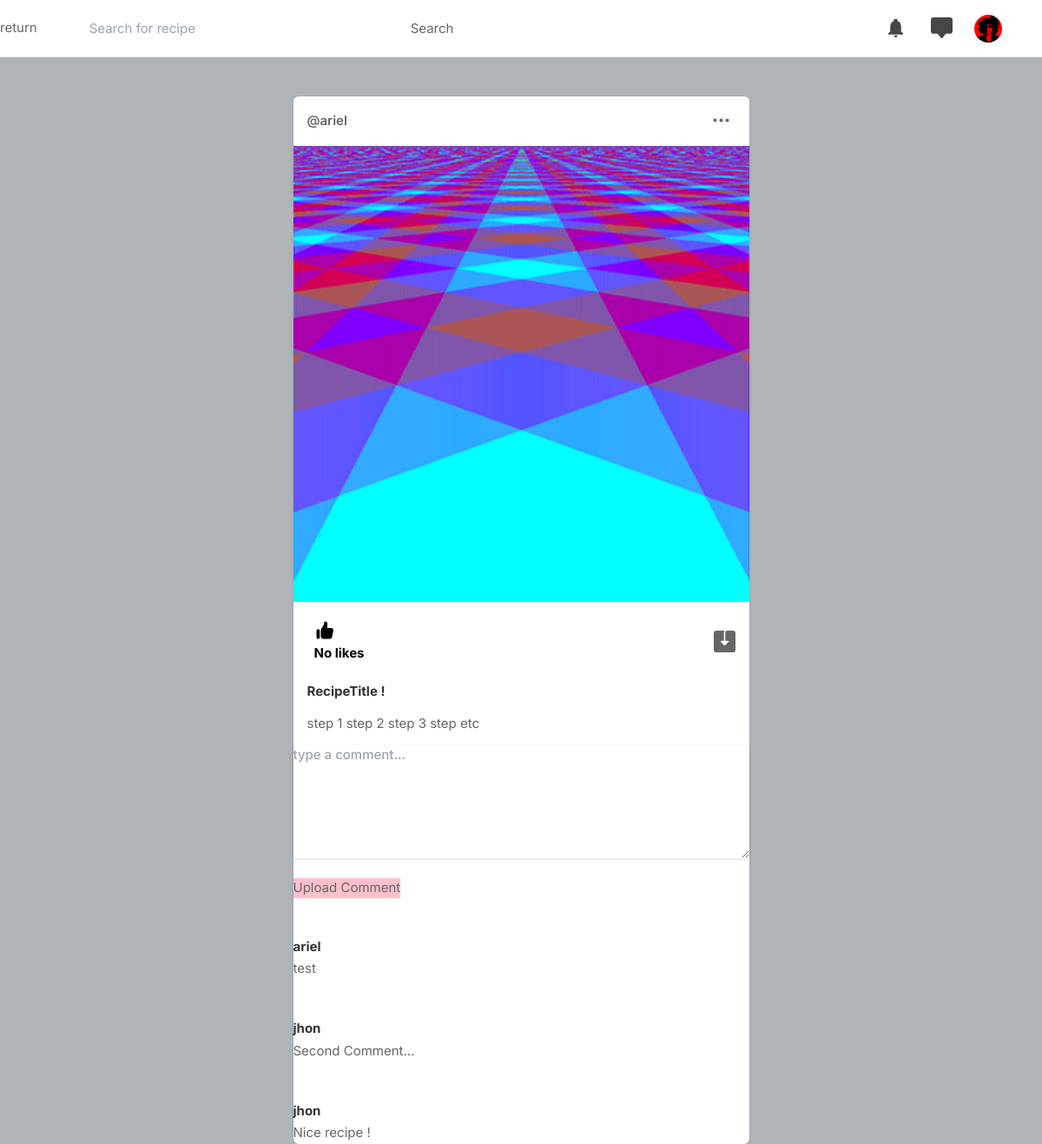
Screenshot of /comment?recipe_id=07fa349a-8809-4406-9d08-365d52fa2138 (signed in) with the database file from the repository.
### core/models.py (models this page shows, shortened)
class Profile(models.Model):
    user = models.ForeignKey(User, on_delete=models.CASCADE)
    id_user= models.IntegerField()
    username=models.CharField(max_length=25)
    email = models.EmailField()
    firstname=models.CharField(max_length=25)
    lastname=models.CharField(max_length=25)
    profile_picture = models.ImageField(upload_to='profile_images',default='blank-profile-picture.png')
    isbanned = models.BooleanField(default=False)
    islimited = models.BooleanField(default=False)

class Recipe(models.Model):#Post
    recipe_id = models.UUIDField(primary_key=True,default=uuid.uuid4)
    user = models.CharField(max_length=100)
    recipe_title =models.CharField(max_length=50)
    preparation_step = models.CharField(max_length=2000,default="None")
    tags = models.CharField(max_length=2000,blank=True)
    image = models.ImageField(upload_to='post_images')
    nb_likes = models.IntegerField(default=0)
    created_at =models.DateTimeField(default=datetime.now)

class Comment(models.Model):
    comment_id = models.UUIDField(primary_key=True,default=uuid.uuid4)
    recipe_id = models.CharField(max_length=100)
    user = models.CharField(max_length=100)
    txt = models.CharField(max_length=400,default="None")

### core/views.py (the view)
# urls.py: path('comment',views.comment,name='comment'),
def comment(request):
    user_object = User.objects.get(username=request.user.username)
    user_profile = Profile.objects.get(user=user_object)
    recipe_id = request.GET.get("recipe_id")
    recipe=Recipe.objects.get(recipe_id=recipe_id)
    post=[]
    post.append(recipe)
    comments=[]
    comments_of_recipe=Comment.objects.filter(recipe_id=recipe_id)
    comments.append(comments_of_recipe)
    comment_list= list(chain(*comments))
    context ={'posts':post,
              'comment_list':comment_list,
              'user_profile':user_profile
              }
    return render(request,'comment.html',context)

### template/comment.html (shortened to what this page needs)
{% load static %}
<!DOCTYPE html>
<html lang="en">
<head>
    <link rel="stylesheet" href="{% static 'assets/css/icons.css' %}">
    <link rel="stylesheet" href="{% static 'assets/css/uikit.css' %}">
    <link rel="stylesheet" href="{% static 'assets/css/style.css' %}">
    <link rel="stylesheet" href="{% static 'assets/css/tailwind.css' %}">
</head>
<body>
            <header>
                <a href="/"> return </a>
                <div class="header_inner">
                    <form action="/search" method="POST">
                        <div class="left-side">
                            <div class="header_search">
                                <input type="text" name="search_txt" placeholder="Search for recipe">
                            </div>
                            <div>
                                <button type="submit"> Search  </button>
                            </div>
                        </div>
                    </form>
                    <div class="right-side lg:pr-4">
                        <a href="#" class="header-links-item">
                        </a>
                        <a href="#" class="header-links-item">
                        </a>
                        <a href="#">
                            <img src="{{user_profile.profile_picture.url}}" class="header-avatar" alt="">
                        </a>
                    </div>
                </div>
            </header>
            <div class="container m-auto">
                <div class="lg:flex justify-center lg:space-x-10 lg:space-y-0 space-y-5">
                    <div class="space-y-5 flex-shrink-0 lg:w-7/12">
                        {% for post in posts reversed %}
                        <div class="bg-white shadow rounded-md  -mx-2 lg:mx-0">
                            <div class="flex justify-between items-center px-4 py-3">
                                <div class="flex flex-1 items-center space-x-4">
                                    <a href="/profile/{{post.user}}">
                                        <span class="block font-semibold">@{{post.user}}</span>
                                    </a>
                                </div>
                              <div>
                                <a href="#"> <i class="icon-feather-more-horizontal text-2xl hover:bg-gray-200 rounded-full p-2 transition -mr-1 "></i> </a>
                              </div>
                            </div>
                            <div uk-lightbox>
                                <a href="{{ post.image.url }}">
                                    <img src="{{ post.image.url }}" alt="">
                                </a>
                            </div>
                            <div class="py-3 px-4 space-y-3">
                                <div class="flex space-x-4 lg:font-bold">
                                    <a href="/like_post?recipe_id={{post.recipe_id}}" class="flex items-center space-x-2">
                                        <div class="p-2 rounded-full text-black">
                                            {% if post.nb_likes == 0 %}
                                            <p>
                                                No likes
                                            </p>
                                            {% elif post.nb_likes == 1 %}
                                            <p>
                                                Liked by {{post.nb_likes}} person
                                            </p>
                                            {% else %}
                                            <p>
                                                Liked by {{post.nb_likes}} people
                                            </p>
                                            {% endif %}
                                        </div>
                                    </a>
                                    <a href="#" class="flex items-center space-x-2 flex-1 justify-end">
                                    </a>
                                </div>
                                <p>
                                    <h1><strong>{{post.recipe_title}}</strong></h1>
                                </p>
                                <p>
                                    {{post.preparation_step}}
                                </p>
                            </div>
                            <div class="comment">
                                <div class="comment_upload_area">
                                    <form action="/uploadCom" method="POST">
                                    <textarea  name="comment_txt" placeholder="type a comment..."></textarea>
                                                <br/>
                                    <a title="" data-ripple="">
                                        <button type="submit" style="background-color: #ffc0cb; border: #ffc0cb;">Upload Comment</button>
                                    </a>
                                    </form>
                                </div>
                                <div class="comment_area">
                                    {% for comment in comment_list reversed %}
                                    <br>
                                    <br>
                                    <p>
                                        <h1>
                                            <strong>
                                                {{comment.user}}
                                            </strong>
                                        </h1>
                                    </p>
                                    <p>
                                        {{comment.txt}}
                                    </p>
                                    {% endfor %}
                                </div>
                            </div>
                        </div>
                        {% endfor %}
                    </div>
                </div>
            </div>
</body>
</html>

### static/assets/css/style.css (style rules this page uses)
body { background-color: #B0B3B8!important; }
button { vertical-align: middle; }
input { height: 48px; line-height: 48px; padding: 0 20px; outline: none; font-size: 15px; color: #808080; max-width: 100%; width: 100%; -webkit-box-sizing: border-box; box-sizing: border-box; display: block; font-weight: 400; opacity: 1; border-radius: 4px; border: none; -webkit-box-shadow: 0 1px 4px 0px rgba(0, 0, 0, 0.12); box-shadow: 0 1px 4px 0px rgba(0, 0, 0, 0.12); }
input[type="text"], input[type="password"], input[type="email"], input[type="number"] { height: 48px; line-height: 48px; padding: 0 20px; outline: none; font-size: 15px; color: #808080; max-width: 100%; width: 100%; -webkit-box-sizing: border-box; box-sizing: border-box; display: block; font-weight: 400; opacity: 1; border-radius: 4px; border: none; -webkit-box-shadow: 0 1px 4px 0px rgba(0, 0, 0, 0.12); box-shadow: 0 1px 4px 0px rgba(0, 0, 0, 0.12); }
textarea { height: 48px; line-height: 48px; padding: 0 20px; outline: none; font-size: 15px; color: #808080; margin: 0 0 16px 0; max-width: 100%; width: 100%; -webkit-box-sizing: border-box; box-sizing: border-box; display: block; background-color: #fff; font-weight: 500; opacity: 1; border-radius: 4px; border: none; -webkit-box-shadow: 0 1px 4px 0px rgba(0, 0, 0, 0.12); box-shadow: 0 1px 4px 0px rgba(0, 0, 0, 0.12); }
input { -webkit-transition: all 0.1s ease-in-out; transition: all 0.1s ease-in-out; }
::placeholder { color: #808080; opacity: 1; }
textarea { height: auto; line-height: 27px; padding: 20px; min-height: 130px; -webkit-transition: none !important; transition: none !important; min-width: 100%; }
button { border: none; margin: 0; padding: 0; width: auto; overflow: visible; background: transparent; color: inherit; font: inherit; line-height: normal; cursor: pointer; }
a { color: #be185d; -webkit-transition: 0.3s; transition: 0.3s; outline: none !important; }
button { outline: none !important; }
img { max-width: 100%; }
body { color: #666; font-size: 15px; line-height: 27px; background-color: #f0f2f5; font-family: "Inter", sans-serif; text-transform: none; }
body p { font-size: 15px; line-height: 27px; }
h1, h2, h3, h4, h5, h6 { font-family: "Inter", sans-serif; text-transform: none; }
input[type="text"], input[type="password"], input[type="email"] { font-family: "Inter", sans-serif; text-transform: none; }
textarea, select { font-family: "Inter", sans-serif; text-transform: none; }
button, body .pac-container { font-family: "Inter", sans-serif; text-transform: none; }
h1, h2, h3, h4, h5, h6 { color: #333; font-weight: 500; margin: 0; padding: 0; }
h1 { font-size: 32px; }
b, strong { font-weight: 700 !important; }
@media (min-width: 1024px) { .container { max-width: 900px !important; padding-top: 45px; } }
header { background-color: #fff; left: 0; right: 0; top: 0; z-index: 99; height: 66px; display: -webkit-box; display: -ms-flexbox; display: flex; -webkit-box-align: center; -ms-flex-align: center; align-items: center; border-bottom: 1px solid #e5e7eb; }
header .header_inner { display: -webkit-box; display: -ms-flexbox; display: flex; -webkit-box-align: center; -ms-flex-align: center; align-items: center; max-width: 1090px; margin: auto; width: 100%; max-width: 100% !important; padding: 0 30px; }
header .header_inner .left-side { display: -webkit-box; display: -ms-flexbox; display: flex; -webkit-box-align: center; -ms-flex-align: center; align-items: center; }
header .header_inner .left-side .header_search { position: relative; }
header .header_inner .left-side .header_search input { margin: 0; height: 42px; -webkit-box-shadow: none; box-shadow: none; padding-left: 30px; width: 400px; background-color: transparent; }
header .header_inner .right-side { display: -webkit-box; display: -ms-flexbox; display: flex; -webkit-box-align: center; -ms-flex-align: center; align-items: center; -webkit-box-pack: end; -ms-flex-pack: end; justify-content: flex-end; margin-left: auto; }
header .header_inner .right-side .header-links-item { padding: 10px; margin-left: 8px; }
header .header_inner .right-side .header-links-item svg { width: 25px; height: 25px; color: #464646; }
header .header_inner .right-side .header-avatar { width: 32px; height: 32px; border-radius: 100%; margin-left: 15px; }

### rows the page displays
Profile: profile_picture (picture)
Recipe: user "ariel", image (picture), nb_likes "No likes", recipe_title "RecipeTitle !", preparation_step "step 1 step 2 step 3 step etc"
Comment: user "ariel", txt "test"
Comment: user "jhon", txt "Second Comment..."
Comment: user "jhon", txt "Nice recipe !"
